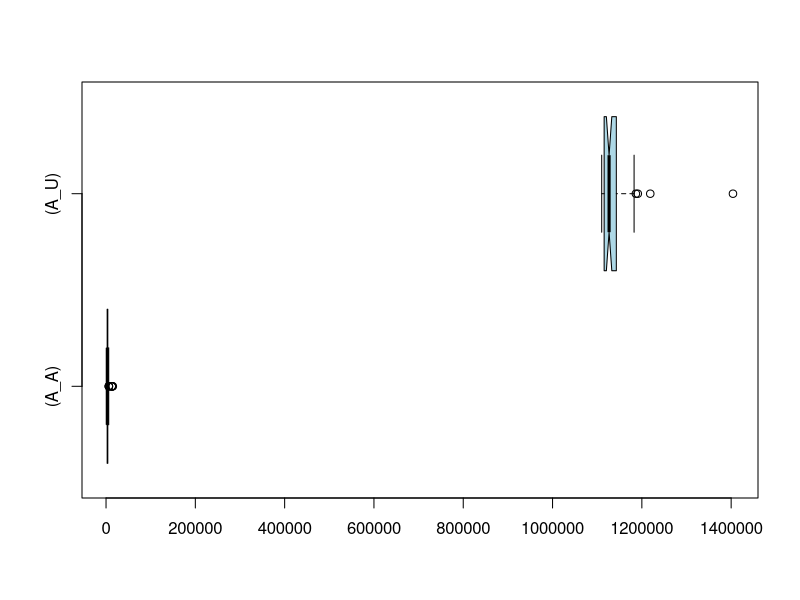

The R source for this figure:
if (exists("A_A")) remove("A_A")
if (exists("A_U")) remove("A_U")
if (exists("C_A")) remove("C_A")
if (exists("C_U")) remove("C_U")
A_U<-c(1129944,1129930,1120031,1142839,1130060,1125791,1151756,1114271,1138338,1110963,1125191,1124804,1118941,1121673,1130811,1147838,1148836,1128301,1114347,1182605,1113047,1128907,1186641,1218842,1113290,1110090,1123848,1139890,1122726,1117203,1110712,1122038,1140034,1143376,1111663,1133725,1115555,1113832,1156338,1404051,1190890,1117444,1113513,1147432,1110237,1134731,1127456,1113299,1119166,1146392)
A_A<-c(15162,13774,12980,13169,13290,13210,6448,2562,3320,2860,3966,2676,2794,2695,2864,3161,3637,2748,2706,2438,2585,2565,5373,3391,3423,2536,2584,2374,2977,2539,2476,2841,2386,3165,2521,2644,2845,3000,2343,6283,6315,6015,2487,2382,2804,2582,5588,2248,2304,2354)
if (exists("A_U")) boxplot.stats(A_U)
if (exists("A_A")) boxplot.stats(A_A)
if (exists("C_U")) boxplot.stats(C_U)
if (exists("C_A")) boxplot.stats(C_A)
if (exists("A_U")) summary(A_U)
if (exists("A_A")) summary(A_A)
if (exists("C_U")) summary(C_U)
if (exists("C_A")) summary(C_A)
if (exists("A_U")) boxplot(A_A,A_U,col="lightblue",horizontal=TRUE,match=TRUE,names=c("(A_A)","(A_U)"),notch=TRUE)
if (exists("C_U")) boxplot(C_A,C_U,col="lightblue",horizontal=TRUE,match=TRUE,names=c("(C_A)","(C_U)"),notch=TRUE)
